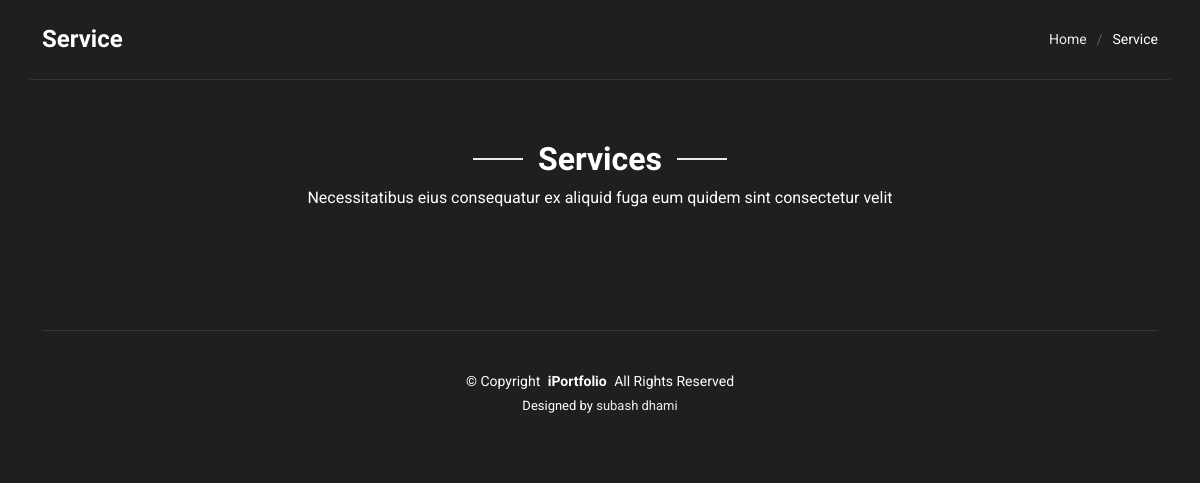
The page /services/ on the database as committed earlier.
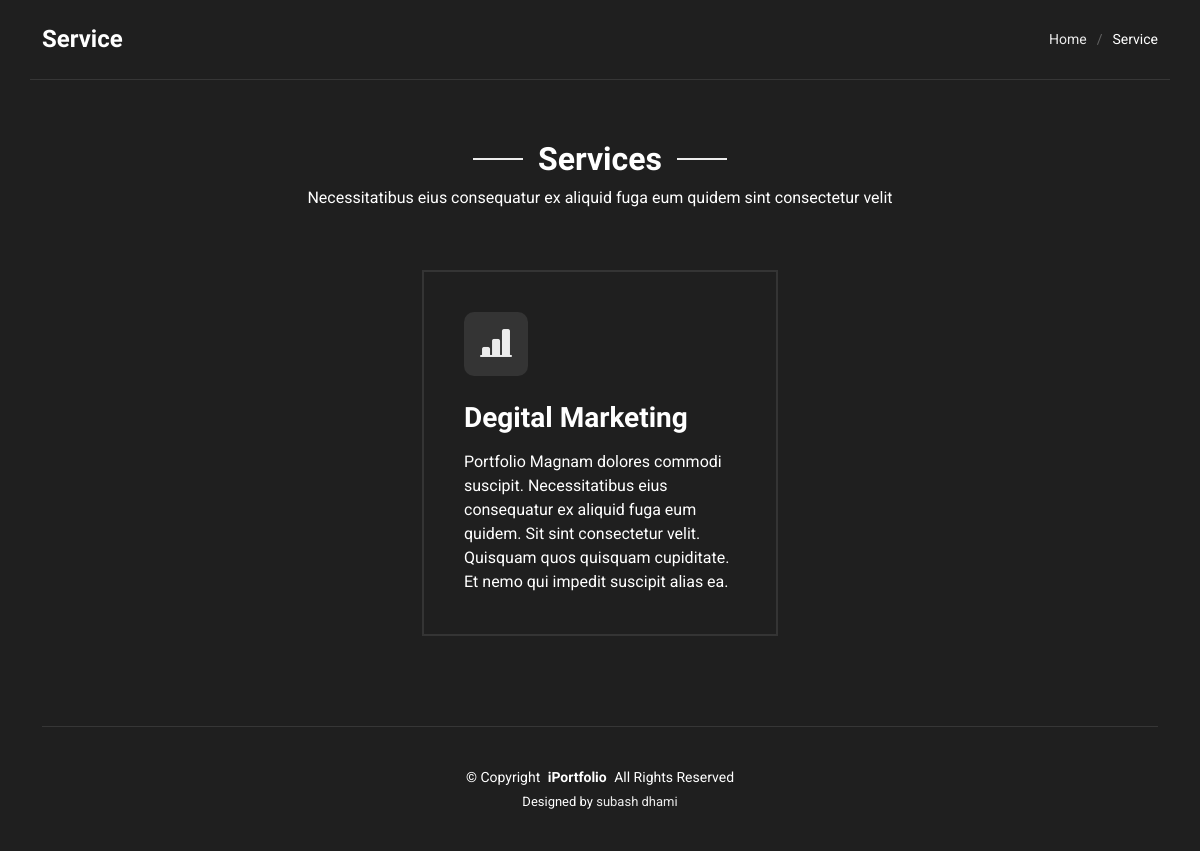
The same page on the database as committed later.
### index/models.py (models this page shows, shortened)
class Service(models.Model):
    title = models.CharField(max_length=200)
    description = models.TextField()
    icon = models.CharField(max_length=100)
    order = models.PositiveIntegerField(default=0)  # For ordering in the showcase
    duration = models.CharField(max_length=100, blank=True)  # e.g., "3-6 months"
    manager = models.CharField(max_length=100, blank=True)  # e.g., "Sarah Johnson"
    contact_support = models.CharField(max_length=100, blank=True)  # e.g., "+1 (555) 123-4567"
    features = models.JSONField(blank=True, default=list)  # List of features (e.g., ["SEO", "SMM"])
    images = models.ImageField(upload_to='services/', blank=True)  # Upload a single image

### index/views.py (the view)
# urls.py: path("services/", views.Services, name="services"),  # Services page
def Services(request):
    services = Service.objects.all().order_by('order')
    return render(request, "services.html", {
        'services': services
    })

### templates/services.html (shortened to what this page needs)
<!DOCTYPE html>
{% load static %}
<html lang="en">
<head>
  <link href="{% static 'vendor/bootstrap/css/bootstrap.min.css' %}" rel="stylesheet">
  <link href="{% static 'vendor/bootstrap-icons/bootstrap-icons.css' %}" rel="stylesheet">
  <link href="{% static 'vendor/aos/aos.css' %}" rel="stylesheet">
  <link href="{% static 'vendor/glightbox/css/glightbox.min.css' %}" rel="stylesheet">
  <link href="{% static 'vendor/swiper/swiper-bundle.min.css' %}" rel="stylesheet">
  <link href="{% static 'css/main.css' %}" rel="stylesheet">
</head>
<body class="service-details-page">
  <main class="main">
    <div class="page-title dark-background">
      <div class="container d-lg-flex justify-content-between align-items-center">
        <h1 class="mb-2 mb-lg-0">Service</h1>
        <nav class="breadcrumbs">
          <ol>
            <li><a href="{% url 'index' %}">Home</a></li>
            <li class="current">Service</li>
          </ol>
        </nav>
      </div>
    </div>
    <section id="services" class="services section">
      <div class="container section-title" data-aos="fade-up">
        <h2>Services</h2>
        <p>Necessitatibus eius consequatur ex aliquid fuga eum quidem sint consectetur velit</p>
      </div>
      <div class="container" data-aos="fade-up" data-aos-delay="100">
        <div class="row justify-content-center">
          {% for service in services %}
          <div class="col-lg-4 col-md-6" data-aos="fade-up" data-aos-delay="{{ 100|add:service.order|default:100 }}">
            <div class="service-card position-relative z-1">
              <div class="service-icon">
                <i class="{{ service.icon }}"></i>
              </div>
              <h3>
                <a href="{% url 'service_detail' service.id %}">
                  {{ service.title|title }}
                </a>
              </h3>
              <p>
                {{ service.description|truncatewords:30 }}
              </p>
            </div>
          </div>
          {% endfor %}
        </div>
      </div>
    </section>
  </main>
  <footer id="footer" class="footer position-relative">
    <div class="container">
      <div class="copyright text-center ">
        <p>© <span>Copyright</span> <strong class="px-1 sitename">iPortfolio</strong> <span>All Rights Reserved</span></p>
      </div>
      <div class="credits">
        Designed by <a href="https://subashdhami.com.np/">subash dhami</a>
      </div>
    </div>
  </footer>
</body>
</html>

Rows that differ between the two databases and show on the page:
added Service: title "Degital Marketing", description "Portfolio Magnam dolores commodi suscipit. Necessitatibus eius consequatur ex aliquid fuga eum quidem. Sit sint consectetur velit. Quisquam quos quisquam cupiditate. Et nemo qui impedit suscipit alias ea."
